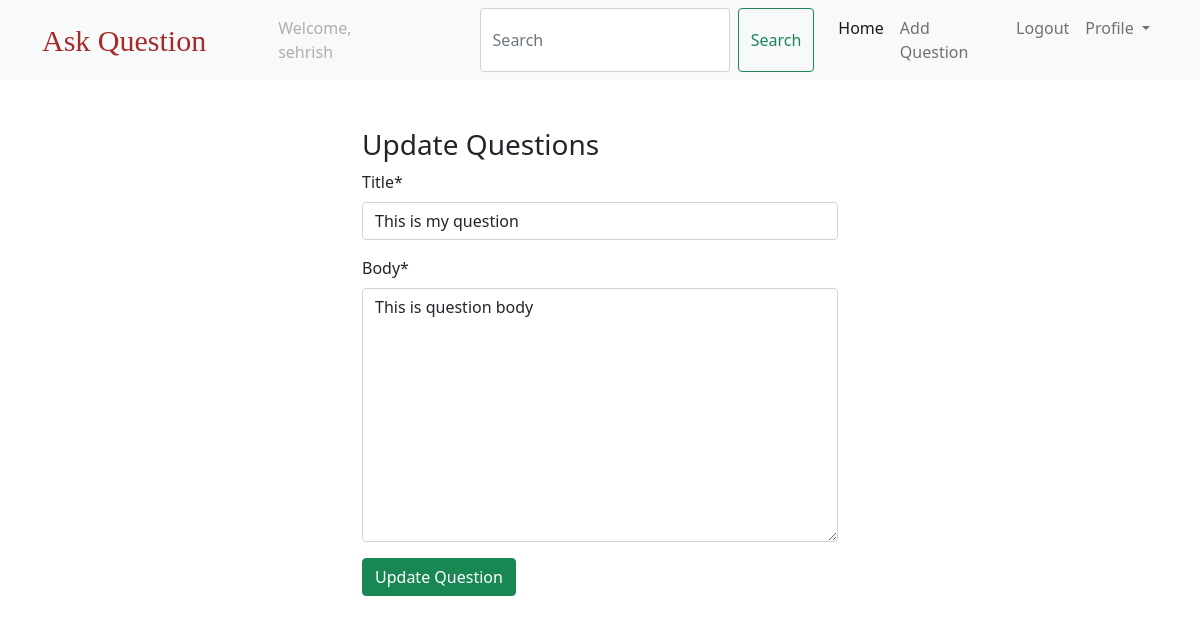
/update/this-is-my-question/ (signed in), run on an earlier commit of the app's database.
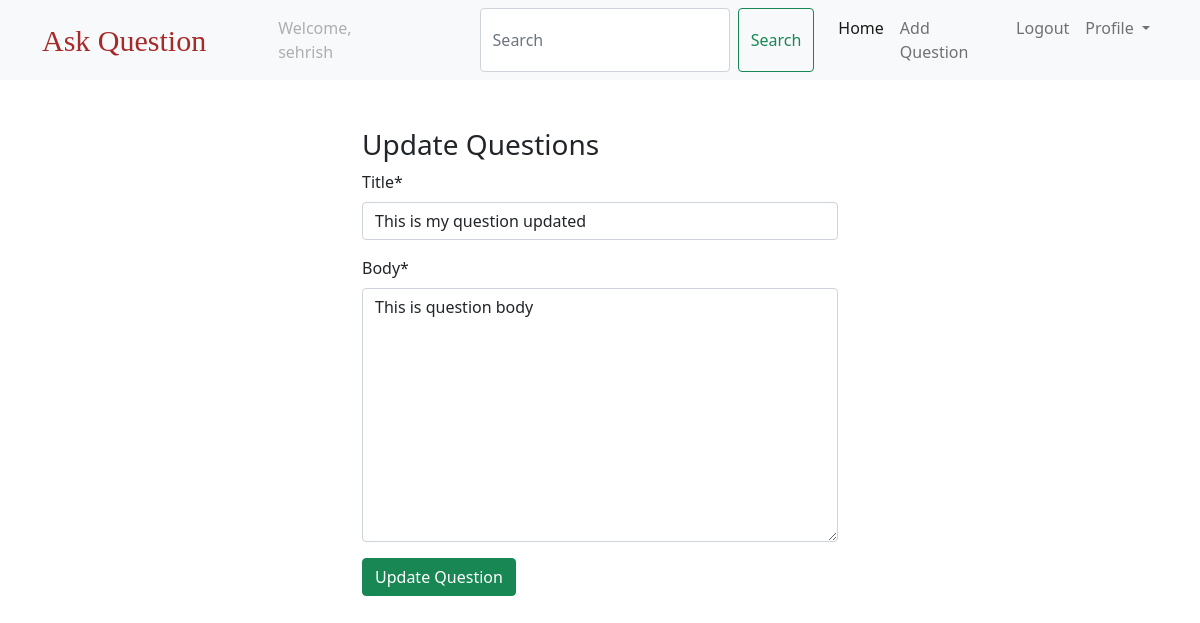
And on a later commit of the database.
### questions/models.py (models this page shows, shortened)
class Question(models.Model):
    created_at = models.DateTimeField(auto_now_add=True)
    title = models.CharField(max_length=250)
    body = models.TextField()
    slug = models.SlugField(max_length=250, unique=True)
    author = models.ForeignKey(
        settings.AUTH_USER_MODEL, on_delete=models.CASCADE, related_name="questions"
    )

### questions/views.py (the view)
# urls.py: path("update/<slug:slug>/", update_question, name="update_question"),
@login_required
def update_question(request, slug):
    question = get_object_or_404(Question, slug=slug)
    form = QuestionUpdateForm(request.POST or None, instance=question)
    if form.is_valid():
        form.save()
        return redirect("qlist")
    return render(request, "update.html", {"form": form})

### questions/forms.py
class QuestionUpdateForm(forms.ModelForm):
    class Meta:
        model = Question
        fields = ("title", "body")

### templates/update.html (shortened to what this page needs)
{% extends 'base.html' %}
{% load crispy_forms_tags %}
 {% block body %}
   <div class="container mt-5 update-style">
       <h3>Update Questions</h3>
       <form action="" method="post" novalidate>
           {{ form | crispy }}
           <input type="submit"
           value="Update Question"
           class="btn btn-success"
           />
       </form>
   </div>
 {% endblock %}

What changed in the data, as far as the page shows it:
changed Question "This is question body": title "This is my question" → "This is my question updated"
